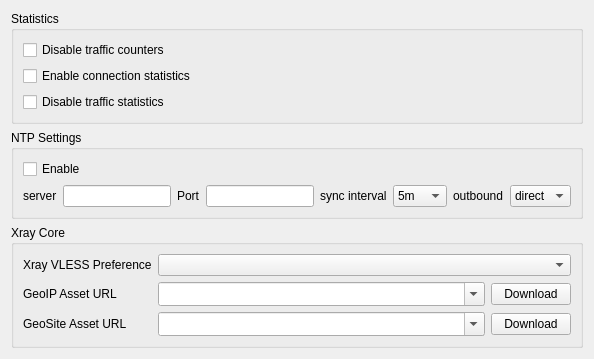
     <widget class="QWidget" name="tab_core">
      <property name="uiLevel" stdset="0">
       <string notr="true">advanced</string>
      </property>
      <attribute name="title">
       <string>Core</string>
      </attribute>
      <layout class="QVBoxLayout" name="verticalLayout_core">
       <item>
        <widget class="QGroupBox" name="stats_box">
         <property name="title">
          <string>Statistics</string>
         </property>
         <layout class="QGridLayout" name="gridLayout_stats">
          <item row="0" column="0">
           <widget class="QCheckBox" name="disable_stats">
            <property name="toolTip">
             <string>Stop counting traffic for a small performance gain.</string>
            </property>
            <property name="text">
             <string>Disable traffic counters</string>
            </property>
           </widget>
          </item>
          <item row="1" column="0">
           <widget class="QCheckBox" name="connection_statistics">
            <property name="text">
             <string>Enable connection statistics</string>
            </property>
           </widget>
          </item>
          <item row="2" column="0">
           <widget class="QCheckBox" name="disable_traffic_aggregation">
            <property name="toolTip">
             <string>Stop recording per-profile and per-app usage history for Traffic Statistics.</string>
            </property>
            <property name="text">
             <string>Disable traffic statistics</string>
            </property>
           </widget>
          </item>
         </layout>
        </widget>
       </item>
       <item>
        <widget class="QGroupBox" name="ntp_box">
         <property name="uiLevel" stdset="0">
          <string notr="true">advanced</string>
         </property>
         <property name="toolTip">
          <string>Settings for sing-box's built-in NTP client.</string>
         </property>
         <property name="title">
          <string>NTP Settings</string>
         </property>
         <layout class="QGridLayout" name="gridLayout_6">
          <item row="0" column="0">
           <widget class="QCheckBox" name="ntp_enable">
            <property name="text">
             <string>Enable</string>
            </property>
           </widget>
          </item>
          <item row="1" column="0">
           <layout class="QHBoxLayout" name="horizontalLayout_22">
            <item>
             <widget class="QLabel" name="ntp_server_l">
              <property name="text">
               <string>server</string>
              </property>
             </widget>
            </item>
            <item>
             <widget class="QLineEdit" name="ntp_server"/>
            </item>
            <item>
             <widget class="QLabel" name="ntp_port_l">
              <property name="text">
               <string>Port</string>
              </property>
             </widget>
            </item>
            <item>
             <widget class="QLineEdit" name="ntp_port">
              <property name="maximumSize">
               <size>
                <width>162</width>
                <height>16777215</height>
               </size>
              </property>
             </widget>
            </item>
            <item>
             <widget class="QLabel" name="ntp_interval_l">
              <property name="text">
               <string>sync interval</string>
              </property>
             </widget>
            </item>
            <item>
             <widget class="QComboBox" name="ntp_interval">
              <property name="toolTip">
               <string>&lt;html&gt;&lt;head/&gt;&lt;body&gt;&lt;p&gt;In minutes&lt;/p&gt;&lt;/body&gt;&lt;/html&gt;</string>
              </property>
              <item>
               <property name="text">
                <string notr="true">5m</string>
               </property>
              </item>
              <item>
               <property name="text">
                <string notr="true">10m</string>
               </property>
              </item>
              <item>
               <property name="text">
                <string notr="true">30m</string>
               </property>
              </item>
             </widget>
            </item>
            <item>
             <widget class="QLabel" name="ntp_outbound_l">
              <property name="text">
               <string>outbound</string>
              </property>
             </widget>
            </item>
            <item>
             <widget class="QComboBox" name="ntp_outbound">
              <property name="toolTip">
               <string>Outbound the NTP query goes through.</string>
              </property>
              <item>
               <property name="text">
                <string notr="true">direct</string>
               </property>
              </item>
              <item>
               <property name="text">
                <string notr="true">proxy</string>
               </property>
              </item>
             </widget>
            </item>
           </layout>
          </item>
         </layout>
        </widget>
       </item>
       <item>
        <widget class="QGroupBox" name="xray_core_box">
         <property name="sizePolicy">
          <sizepolicy hsizetype="Preferred" vsizetype="Maximum">
           <horstretch>0</horstretch>
           <verstretch>0</verstretch>
          </sizepolicy>
         </property>
         <property name="title">
          <string>Xray Core</string>
         </property>
         <layout class="QFormLayout" name="formLayout">
          <item row="0" column="0">
           <widget class="QLabel" name="label_24">
            <property name="toolTip">
             <string>When imported VLESS profiles use Xray.</string>
            </property>
            <property name="text">
             <string>Xray VLESS Preference</string>
            </property>
           </widget>
          </item>
          <item row="0" column="1">
           <widget class="QComboBox" name="vless_xray_pref"/>
          </item>
          <item row="1" column="0">
           <widget class="QLabel" name="label_xray_geoip_url">
            <property name="toolTip">
             <string>Where to get geoip.dat for Xray configs with geoip: rules.</string>
            </property>
            <property name="text">
             <string>GeoIP Asset URL</string>
            </property>
           </widget>
          </item>
          <item row="1" column="1">
           <widget class="QWidget" name="xray_geoip_url_row" native="true">
            <layout class="QHBoxLayout" name="xray_geoip_url_layout">
             <property name="leftMargin">
              <number>0</number>
             </property>
             <property name="topMargin">
              <number>0</number>
             </property>
             <property name="rightMargin">
              <number>0</number>
             </property>
             <property name="bottomMargin">
              <number>0</number>
             </property>
             <item>
              <widget class="QComboBox" name="xray_geoip_url">
               <property name="sizePolicy">
                <sizepolicy hsizetype="Expanding" vsizetype="Fixed">
                 <horstretch>0</horstretch>
                 <verstretch>0</verstretch>
                </sizepolicy>
               </property>
               <property name="editable">
                <bool>true</bool>
               </property>
               <property name="sizeAdjustPolicy">
                <enum>QComboBox::SizeAdjustPolicy::AdjustToMinimumContentsLengthWithIcon</enum>
               </property>
              </widget>
             </item>
             <item>
              <widget class="QPushButton" name="xray_geoip_download">
               <property name="toolTip">
                <string>Download geoip.dat now from the URL on the left</string>
               </property>
               <property name="text">
                <string>Download</string>
               </property>
              </widget>
             </item>
            </layout>
           </widget>
          </item>
          <item row="2" column="0">
           <widget class="QLabel" name="label_xray_geosite_url">
            <property name="toolTip">
             <string>Where to get geosite.dat for Xray configs with geosite: rules.</string>
            </property>
            <property name="text">
             <string>GeoSite Asset URL</string>
            </property>
           </widget>
          </item>
          <item row="2" column="1">
           <widget class="QWidget" name="xray_geosite_url_row" native="true">
            <layout class="QHBoxLayout" name="xray_geosite_url_layout">
             <property name="leftMargin">
              <number>0</number>
             </property>
             <property name="topMargin">
              <number>0</number>
             </property>
             <property name="rightMargin">
              <number>0</number>
             </property>
             <property name="bottomMargin">
              <number>0</number>
             </property>
             <item>
              <widget class="QComboBox" name="xray_geosite_url">
               <property name="sizePolicy">
                <sizepolicy hsizetype="Expanding" vsizetype="Fixed">
                 <horstretch>0</horstretch>
                 <verstretch>0</verstretch>
                </sizepolicy>
               </property>
               <property name="editable">
                <bool>true</bool>
               </property>
               <property name="sizeAdjustPolicy">
                <enum>QComboBox::SizeAdjustPolicy::AdjustToMinimumContentsLengthWithIcon</enum>
               </property>
              </widget>
             </item>
             <item>
              <widget class="QPushButton" name="xray_geosite_download">
               <property name="toolTip">
                <string>Download geosite.dat now from the URL on the left</string>
               </property>
               <property name="text">
                <string>Download</string>
               </property>
              </widget>
             </item>
            </layout>
           </widget>
          </item>
         </layout>
        </widget>
       </item>
       <item>
        <spacer name="verticalSpacer_core">
         <property name="orientation">
          <enum>Qt::Orientation::Vertical</enum>
         </property>
         <property name="sizeHint" stdset="0">
          <size>
           <width>20</width>
           <height>0</height>
          </size>
         </property>
        </spacer>
       </item>
      </layout>
     </widget>
